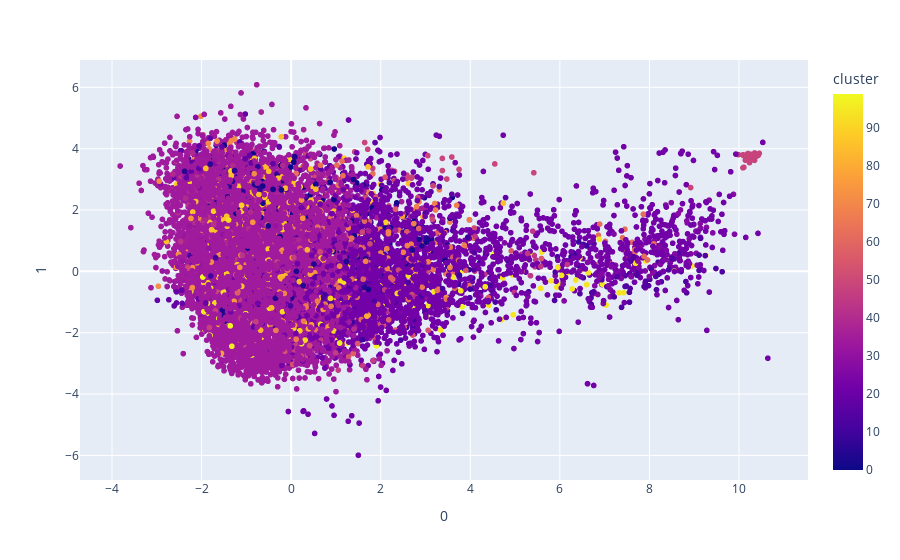

The code cell stored with this chart in its notebook:
### Markdown cell above
### Analisando o cluster

### Code cell
fig = px.scatter(projection_musics, 0, 1, color="cluster", hover_data="artists_song")
fig.show()

### Figure 1 — Plotly figure (JSON) as saved in the notebook; plotly's stock layout.template omitted (floating-point values rounded to 4 significant figures; data arrays with more than 128 entries replaced by an {"elided": "..."} marker saying what was removed)
{"data": [{"customdata": {"elided": "20311x1 str values"}, "hovertemplate": "0=%{x}<br>1=%{y}<br>artists_song=%{customdata[0]}<br>cluster=%{marker.color}<extra></extra>", "legendgroup": "", "marker": {"color": {"elided": "20311 int values"}, "coloraxis": "coloraxis", "symbol": "circle"}, "mode": "markers", "name": "", "showlegend": false, "type": "scattergl", "x": {"elided": "20311 float values"}, "xaxis": "x", "y": {"elided": "20311 float values"}, "yaxis": "y"}], "layout": {"coloraxis": {"colorbar": {"title": {"text": "cluster"}}, "colorscale": [[0, "#0d0887"], [0.1111, "#46039f"], [0.2222, "#7201a8"], [0.3333, "#9c179e"], [0.4444, "#bd3786"], [0.5556, "#d8576b"], [0.6667, "#ed7953"], [0.7778, "#fb9f3a"], [0.8889, "#fdca26"], [1, "#f0f921"]]}, "legend": {"tracegroupgap": 0}, "margin": {"t": 60}, "xaxis": {"anchor": "y", "domain": [0, 1], "title": {"text": "0"}}, "yaxis": {"anchor": "x", "domain": [0, 1], "title": {"text": "1"}}}}
